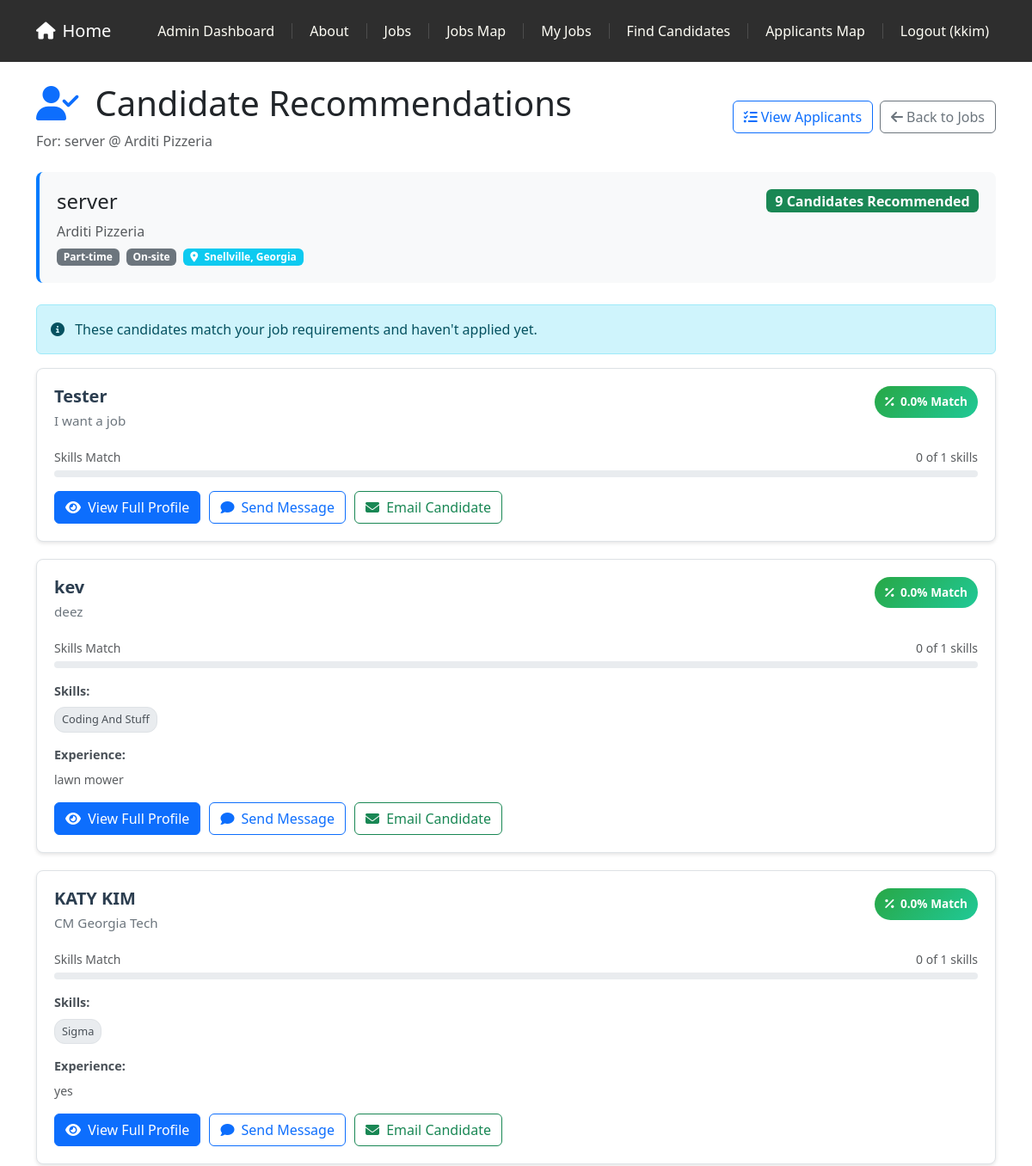
Before: /jobs/recruiter/job/7/recommendations/ (signed in, upper part) with the older database file.
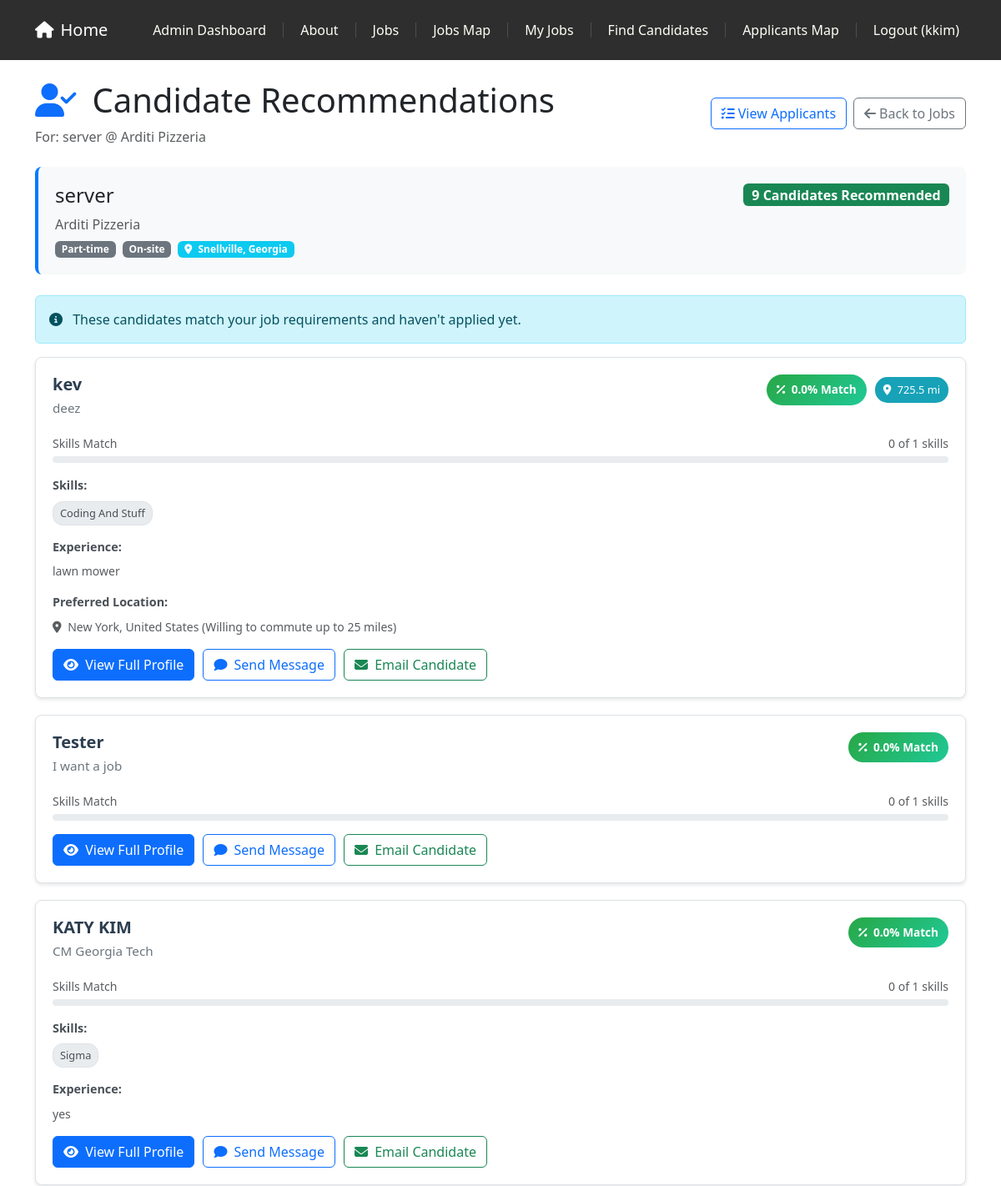
After: the same page with the newer database file.
### profiles/models.py (models this page shows, shortened)
class Profile(models.Model):
	user = models.OneToOneField(settings.AUTH_USER_MODEL, on_delete=models.CASCADE, related_name='profile')
	name = models.CharField(max_length=150)
	headline = models.CharField(max_length=150, blank=True)
	skills = models.TextField(blank=True)
	education = models.TextField(blank=True)
	experience = models.TextField(blank=True)
	links = models.TextField(blank=True, help_text='Any links (one per line)')
	is_public = models.BooleanField(default=True, help_text='Make your profile visible to recruiters')
	show_contact_info = models.BooleanField(default=True, help_text='Show contact information to recruiters')
	show_experience = models.BooleanField(default=True, help_text='Show work experience to recruiters')
	show_education = models.BooleanField(default=True, help_text='Show education to recruiters')
	show_skills = models.BooleanField(default=True, help_text='Show skills to recruiters')
	show_links = models.BooleanField(default=True, help_text='Show links to recruiters')
	preferred_location_lat = models.DecimalField(max_digits=9, decimal_places=6, null=True, blank=True, help_text='Latitude of preferred location')
	preferred_location_lng = models.DecimalField(max_digits=9, decimal_places=6, null=True, blank=True, help_text='Longitude of preferred location')
	preferred_location_address = models.CharField(max_length=255, blank=True, help_text='Address of preferred location')
	commute_radius = models.IntegerField(default=25, help_text='Preferred commute radius in miles')
	created_at = models.DateTimeField(auto_now_add=True)
	updated_at = models.DateTimeField(auto_now=True)

### jobs/views.py (the view)
# urls.py: path('recruiter/job/<int:job_id>/recommendations/', views.candidate_recommendations, name='candidate_recommendations'),
@login_required
@user_passes_test(lambda u: is_admin(u) or is_recruiter(u))
def candidate_recommendations(request, job_id):
    job = get_object_or_404(Job, pk=job_id)
    if job.posted_by != request.user and not is_admin(request.user):
        return HttpResponseForbidden("You don't have permission to view recommendations for this job.")
    job_skills = []
    if job.required_skills:
        for line in job.required_skills.replace(',', '\n').split('\n'):
            for skill in line.split(','):
                skill = skill.strip().lower()
                if skill:
                    job_skills.append(skill)
    candidates = Profile.objects.filter(is_public=True).select_related('user')
    candidate_recommendations = []
    for candidate in candidates:
        if Application.objects.filter(job=job, applicant=candidate.user).exists():
            continue
        candidate_skills = []
        if candidate.skills:
            for line in candidate.skills.replace(',', '\n').split('\n'):
                for skill in line.split(','):
                    skill = skill.strip().lower()
                    if skill:
                        candidate_skills.append(skill)
        matching_skills = []
        if job_skills and candidate_skills:
            matching_skills = [skill for skill in job_skills if skill in candidate_skills]
        match_count = len(matching_skills)
        total_required = len(job_skills) if job_skills else 1
        match_score = (match_count / total_required) * 100 if total_required > 0 else 0
        distance = None
        if job.office_location and job.office_location.latitude and job.office_location.longitude:
            if candidate.preferred_location_lat and candidate.preferred_location_lng:
                try:
                    distance = haversine(
                        float(job.office_location.latitude),
                        float(job.office_location.longitude),
                        float(candidate.preferred_location_lat),
                        float(candidate.preferred_location_lng)
                    )
                except (ValueError, TypeError):
                    pass
        if job_skills and match_count == 0:
            continue
        candidate_data = {
            'profile': candidate,
            'match_score': round(match_score, 1),
            'match_count': match_count,
            'total_required': total_required,
            'matching_skills': matching_skills,
            'distance': round(distance, 1) if distance else None,
            'all_skills': candidate_skills,
            'has_applied': False  # We already filtered these out
        }
        candidate_recommendations.append(candidate_data)
    candidate_recommendations.sort(
        key=lambda x: (-x['match_score'], x['distance'] if x['distance'] is not None else float('inf'))
    )
    context = {
        'job': job,
        'candidate_recommendations': candidate_recommendations,
        'job_skills': job_skills,
        'total_candidates': len(candidate_recommendations)
    }
    return render(request, 'jobs/candidate_recommendations.html', context)

### accounts/templatetags/account_tags.py (called while the page is built)
@register.filter(name='has_group')
def has_group(user, group_name: str) -> bool:
    if not getattr(user, 'is_authenticated', False):
        return False
    return user.groups.filter(name=group_name).exists() or getattr(user, 'is_superuser', False)

### jobs/manager.py (called while the page is built)
    def get_queryset(self):
        return JobQuerySet(self.model, using=self._db)

### jobs/views.py (called while the page is built)
def is_admin(user):
    return user.is_superuser or user.groups.filter(name='admin').exists()

def haversine(lat1, lon1, lat2, lon2):
    R = 3958.8  # Radius of Earth in miles
    lat1, lon1, lat2, lon2 = map(radians, [lat1, lon1, lat2, lon2])
    dlat = lat2 - lat1
    dlon = lon2 - lon1
    a = sin(dlat/2)**2 + cos(lat1) * cos(lat2) * sin(dlon/2)**2
    c = 2 * atan2(sqrt(a), sqrt(1 - a))
    return R * c

### jobs/templates/jobs/candidate_recommendations.html (shortened to what the changed rows need)
{% extends 'base.html' %}
{% load static %}
{% block extra_css %}
<link rel="stylesheet" href="{% static 'css/style.css' %}">
{% endblock %}
{% block content %}
<div class="container mt-4">
    <div class="row">
        <div class="col-12">
            <div class="d-flex justify-content-between align-items-center mb-4">
                <div>
                    <h1>
                        <i class="fas fa-user-check text-primary me-2"></i>
                        Candidate Recommendations
                    </h1>
                </div>
            </div>
            {% if candidate_recommendations %}
                <div class="recommendations-list">
                    {% for candidate in candidate_recommendations %}
                        <div class="recommendation-card">
                            <div class="candidate-header">
                                <div>
                                    <h3 class="candidate-name">{{ candidate.profile.name }}</h3>
                                    {% if candidate.profile.headline %}
                                        <p class="candidate-headline">{{ candidate.profile.headline }}</p>
                                    {% endif %}
                                </div>
                                <div class="d-flex align-items-center">
                                    <span class="match-score">
                                        <i class="fas fa-percentage me-1"></i>
                                        {{ candidate.match_score }}% Match
                                    </span>
                                    {% if candidate.distance %}
                                        <span class="distance-badge">
                                            <i class="fas fa-map-marker-alt me-1"></i>
                                            {{ candidate.distance }} mi
                                        </span>
                                    {% endif %}
                                </div>
                            </div>
                            <div class="mb-3">
                                <div class="d-flex justify-content-between align-items-center mb-1">
                                    <small class="text-muted">Skills Match</small>
                                    <small class="text-muted">{{ candidate.match_count }} of {{ candidate.total_required }} skills</small>
                                </div>
                                <div class="progress">
                                </div>
                            </div>
                            {% if candidate.all_skills %}
                                <div class="skills-section">
                                    <div class="skills-label">Skills:</div>
                                    <div class="skills-list">
                                        {% for skill in candidate.all_skills %}
                                            <span class="skill-tag {% if skill in candidate.matching_skills %}matching{% endif %}">
                                                {{ skill|title }}
                                            </span>
                                        {% endfor %}
                                    </div>
                                </div>
                            {% endif %}
                            {% if candidate.profile.experience and candidate.profile.show_experience %}
                                <div class="mb-3">
                                    <div class="skills-label">Experience:</div>
                                    <p class="small text-muted mb-0">
                                        {{ candidate.profile.experience|truncatewords:30 }}
                                    </p>
                                </div>
                            {% endif %}
                            {% if candidate.profile.preferred_location_address %}
                                <div class="mb-3">
                                    <div class="skills-label">Preferred Location:</div>
                                    <p class="small text-muted mb-0">
                                        <i class="fas fa-map-marker-alt me-1"></i>
                                        {{ candidate.profile.preferred_location_address }}
                                        {% if candidate.profile.commute_radius %}
                                            (Willing to commute up to {{ candidate.profile.commute_radius }} miles)
                                        {% endif %}
                                    </p>
                                </div>
                            {% endif %}
                            <div class="candidate-actions">
                                <button type="button" class="btn btn-primary"
                                        data-bs-toggle="modal"
                                        data-bs-target="#candidateModal{{ candidate.profile.id }}">
                                    <i class="fas fa-eye me-1"></i>
                                    View Full Profile
                                </button>
                                <a href="{% url 'jobs:send_message' 0 %}?candidate_id={{ candidate.profile.user.id }}&job_id={{ job.id }}"
                                   class="btn btn-outline-primary">
                                    <i class="fas fa-comment me-1"></i>
                                    Send Message
                                </a>
                                {% if candidate.profile.show_contact_info %}
                                <a href="mailto:{{ candidate.profile.user.email }}" class="btn btn-outline-success">
                                    <i class="fas fa-envelope me-1"></i>
                                    Email Candidate
                                </a>
                                {% endif %}
                            </div>
                        </div>
                    {% endfor %}
                </div>
            {% endif %}
        </div>
    </div>
</div>
{% endblock %}

Changed rows visible on the page:
changed Profile "kev": distance (not shown) → "725.5"; preferred_location_address empty → "New York, United States" (drawn); profile.preferred_location_address (not shown) → "New York, United States"; profile.commute_radius (not shown) → "25"; moves up the list
